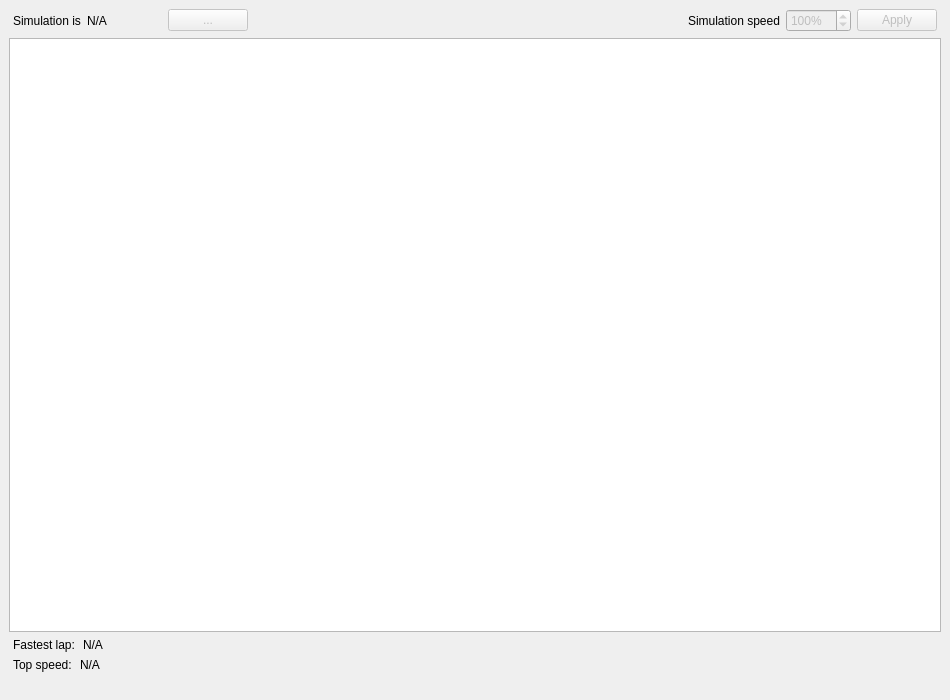
<?xml version="1.0" encoding="UTF-8"?>
<ui version="4.0">
 <class>RaceInfoWindow</class>
 <widget class="QMainWindow" name="RaceInfoWindow">
  <property name="geometry">
   <rect>
    <x>0</x>
    <y>0</y>
    <width>950</width>
    <height>700</height>
   </rect>
  </property>
  <property name="windowTitle">
   <string>Race Info</string>
  </property>
  <property name="windowIcon">
   <iconset resource="../icons.qrc">
    <normaloff>:/icons/race-info.png</normaloff>:/icons/race-info.png</iconset>
  </property>
  <widget class="QWidget" name="centralwidget">
   <layout class="QVBoxLayout" name="verticalLayout">
    <item>
     <layout class="QHBoxLayout" name="horizontalLayout_5">
      <property name="leftMargin">
       <number>4</number>
      </property>
      <property name="rightMargin">
       <number>4</number>
      </property>
      <item>
       <widget class="QLabel" name="label_3">
        <property name="text">
         <string>Simulation is</string>
        </property>
       </widget>
      </item>
      <item>
       <widget class="QLabel" name="simulationState">
        <property name="minimumSize">
         <size>
          <width>75</width>
          <height>0</height>
         </size>
        </property>
        <property name="text">
         <string>N/A</string>
        </property>
       </widget>
      </item>
      <item>
       <widget class="QPushButton" name="startpauseButton">
        <property name="enabled">
         <bool>false</bool>
        </property>
        <property name="text">
         <string>...</string>
        </property>
       </widget>
      </item>
      <item>
       <spacer name="horizontalSpacer">
        <property name="orientation">
         <enum>Qt::Horizontal</enum>
        </property>
        <property name="sizeType">
         <enum>QSizePolicy::MinimumExpanding</enum>
        </property>
        <property name="sizeHint" stdset="0">
         <size>
          <width>40</width>
          <height>0</height>
         </size>
        </property>
       </spacer>
      </item>
      <item>
       <widget class="QLabel" name="label_5">
        <property name="text">
         <string>Simulation speed</string>
        </property>
       </widget>
      </item>
      <item>
       <widget class="QSpinBox" name="speedupSpinBox">
        <property name="enabled">
         <bool>false</bool>
        </property>
        <property name="accelerated">
         <bool>true</bool>
        </property>
        <property name="suffix">
         <string notr="true">%</string>
        </property>
        <property name="minimum">
         <number>1</number>
        </property>
        <property name="maximum">
         <number>1000</number>
        </property>
        <property name="value">
         <number>100</number>
        </property>
       </widget>
      </item>
      <item>
       <widget class="QPushButton" name="speedupApplyButton">
        <property name="enabled">
         <bool>false</bool>
        </property>
        <property name="text">
         <string>Apply</string>
        </property>
        <property name="icon">
         <iconset resource="../icons.qrc">
          <normaloff>:/icons/apply.png</normaloff>:/icons/apply.png</iconset>
        </property>
       </widget>
      </item>
     </layout>
    </item>
    <item>
     <widget class="TrackView" name="trackView"/>
    </item>
    <item>
     <layout class="QHBoxLayout" name="horizontalLayout_3">
      <property name="spacing">
       <number>8</number>
      </property>
      <property name="leftMargin">
       <number>4</number>
      </property>
      <property name="rightMargin">
       <number>4</number>
      </property>
      <item>
       <widget class="QLabel" name="label">
        <property name="text">
         <string>Fastest lap:</string>
        </property>
       </widget>
      </item>
      <item>
       <widget class="QLabel" name="bestLapLabel">
        <property name="sizePolicy">
         <sizepolicy hsizetype="Preferred" vsizetype="Preferred">
          <horstretch>1</horstretch>
          <verstretch>0</verstretch>
         </sizepolicy>
        </property>
        <property name="text">
         <string>N/A</string>
        </property>
       </widget>
      </item>
     </layout>
    </item>
    <item>
     <layout class="QHBoxLayout" name="horizontalLayout_4">
      <property name="spacing">
       <number>8</number>
      </property>
      <property name="leftMargin">
       <number>4</number>
      </property>
      <property name="rightMargin">
       <number>4</number>
      </property>
      <item>
       <widget class="QLabel" name="label_2">
        <property name="text">
         <string>Top speed:</string>
        </property>
       </widget>
      </item>
      <item>
       <widget class="QLabel" name="bestSpeedLabel">
        <property name="sizePolicy">
         <sizepolicy hsizetype="Preferred" vsizetype="Preferred">
          <horstretch>1</horstretch>
          <verstretch>0</verstretch>
         </sizepolicy>
        </property>
        <property name="text">
         <string>N/A</string>
        </property>
       </widget>
      </item>
     </layout>
    </item>
   </layout>
  </widget>
  <widget class="QStatusBar" name="statusbar">
   <property name="sizeGripEnabled">
    <bool>false</bool>
   </property>
  </widget>
 </widget>
 <customwidgets>
  <customwidget>
   <class>TrackView</class>
   <extends>QGraphicsView</extends>
   <header>TrackView</header>
  </customwidget>
 </customwidgets>
 <tabstops>
  <tabstop>trackView</tabstop>
  <tabstop>startpauseButton</tabstop>
  <tabstop>speedupSpinBox</tabstop>
  <tabstop>speedupApplyButton</tabstop>
 </tabstops>
 <resources>
  <include location="../icons.qrc"/>
 </resources>
 <connections/>
</ui>
